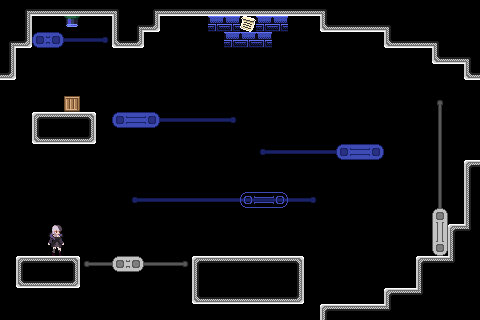

The image is a tile-based game level rendered from a .tmx file. Its description and complete source (layers, tilesets, objects, tile grids) follow:
An orthogonal 30x20 tile map with 16x16 px tiles, 4 tile layers (bkg_far, bkg_close, ground, foreground), 2 tilesets.

<map version="1.10" tiledversion="1.11.0" orientation="orthogonal" renderorder="right-down" width="30" height="20" tilewidth="16" tileheight="16" infinite="0" nextlayerid="5" nextobjectid="1">
 <tileset firstgid="1" source="../../PlaceholderSprites.tsx" />
 <tileset firstgid="106" source="../../memory_block.tsx" />
 <layer id="4" name="bkg_far" width="30" height="20">
  <properties>
   <property name="unity:sortinglayer" value="Bkg_far" />
  </properties>
  <data encoding="csv">
0,0,0,0,0,0,0,0,0,0,0,0,0,0,0,0,0,0,0,0,0,0,0,0,0,0,0,0,0,0,
0,0,0,0,0,0,0,0,0,0,0,0,0,0,0,0,0,0,0,0,0,0,0,0,0,0,0,0,0,0,
0,0,0,0,0,0,0,0,0,0,0,0,0,0,0,0,0,0,0,0,0,0,0,0,0,0,0,0,0,0,
0,0,0,0,0,0,0,0,0,0,0,0,0,0,0,0,0,0,0,0,0,0,0,0,0,0,0,0,0,0,
0,0,0,0,0,0,0,0,0,0,0,0,0,0,0,0,0,0,0,0,0,0,0,0,0,0,0,0,0,0,
0,0,0,0,0,0,0,0,0,0,0,0,0,0,0,0,0,0,0,0,0,0,0,0,0,0,0,0,0,0,
0,0,0,0,0,0,0,0,0,0,0,0,0,0,0,0,0,0,0,0,0,0,0,0,0,0,0,0,0,0,
0,0,0,0,0,0,0,0,0,0,0,0,0,0,0,0,0,0,0,0,0,0,0,0,0,0,0,0,0,0,
0,0,0,0,0,0,0,0,0,0,0,0,0,0,0,0,0,0,0,0,0,0,0,0,0,0,0,0,0,0,
0,0,0,0,0,0,0,0,0,0,0,0,0,0,0,0,0,0,0,0,0,0,0,0,0,0,0,0,0,0,
0,0,0,0,0,0,0,0,0,0,0,0,0,0,0,0,0,0,0,0,0,0,0,0,0,0,0,0,0,0,
0,0,0,0,0,0,0,0,0,0,0,0,0,0,0,0,0,0,0,0,0,0,0,0,0,0,0,0,0,0,
0,0,0,0,0,0,0,0,0,0,0,0,0,0,0,0,0,0,0,0,0,0,0,0,0,0,0,0,0,0,
0,0,0,0,0,0,0,0,0,0,0,0,0,0,0,0,0,0,0,0,0,0,0,0,0,0,0,0,0,0,
0,0,0,0,0,0,0,0,0,0,0,0,0,0,0,0,0,0,0,0,0,0,0,0,0,0,0,0,0,0,
0,0,0,0,0,0,0,0,0,0,0,0,0,0,0,0,0,0,0,0,0,0,0,0,0,0,0,0,0,0,
0,0,0,0,0,0,0,0,0,0,0,0,0,0,0,0,0,0,0,0,0,0,0,0,0,0,0,0,0,0,
0,0,0,0,0,0,0,0,0,0,0,0,0,0,0,0,0,0,0,0,0,0,0,0,0,0,0,0,0,0,
0,0,0,0,0,0,0,0,0,0,0,0,0,0,0,0,0,0,0,0,0,0,0,0,0,0,0,0,0,0,
0,0,0,0,0,0,0,0,0,0,0,0,0,0,0,0,0,0,0,0,0,0,0,0,0,0,0,0,0,0
</data>
 </layer>
 <layer id="1" name="bkg_close" width="30" height="20">
  <properties>
   <property name="unity:sortinglayer" value="Bkg" />
  </properties>
  <data encoding="csv">
0,0,0,0,0,0,0,0,0,0,0,0,0,0,0,0,0,0,0,0,0,0,0,0,0,0,0,0,0,0,
0,0,0,0,0,0,0,0,0,0,0,0,0,0,0,0,0,0,0,0,0,0,0,0,0,0,0,0,0,0,
0,0,0,0,0,0,0,0,0,0,0,0,0,0,0,0,0,0,0,0,0,0,0,0,0,0,0,0,0,0,
0,0,0,0,0,0,0,0,0,0,0,0,0,0,0,0,0,0,0,0,0,0,0,0,0,0,0,0,0,0,
0,0,0,0,0,0,0,0,0,0,0,0,0,0,0,0,0,0,0,0,0,0,0,0,0,0,0,0,0,0,
0,0,0,0,0,0,0,0,0,0,0,0,0,0,0,0,0,0,0,0,0,0,0,0,0,0,0,0,0,0,
0,0,0,0,0,0,0,0,0,0,0,0,0,0,0,0,0,0,0,0,0,0,0,0,0,0,0,0,0,0,
0,0,0,0,0,0,0,2147483723,74,74,0,0,0,0,0,0,0,0,0,0,0,0,0,0,0,0,0,0,0,0,
0,0,0,0,0,0,0,0,0,0,0,0,0,0,0,0,0,0,0,0,0,0,0,0,0,0,0,0,0,0,
0,0,0,0,0,0,0,0,0,0,0,0,0,0,0,0,0,0,0,0,0,74,74,75,0,0,0,0,0,0,
0,0,0,0,0,0,0,0,0,0,0,0,0,0,0,0,0,0,0,0,0,0,0,0,0,0,0,0,0,0,
0,0,0,0,0,0,0,0,0,0,0,0,0,0,0,0,0,0,0,0,0,0,0,0,0,0,0,0,0,0,
0,0,0,0,0,0,0,0,0,0,0,0,0,0,0,74,74,74,0,0,0,0,0,0,0,0,0,0,0,0,
0,0,0,0,0,0,0,0,0,0,0,0,0,0,0,0,0,0,0,0,0,0,0,0,0,0,0,0,0,0,
0,0,0,0,0,0,0,0,0,0,0,0,0,0,0,0,0,0,0,0,0,0,0,0,0,0,0,0,0,0,
0,0,0,0,0,0,0,0,0,0,0,0,0,0,0,0,0,0,0,0,0,0,0,0,0,0,0,0,0,0,
0,0,0,0,0,0,0,0,0,0,0,0,0,0,0,0,0,0,0,0,0,0,0,0,0,0,0,0,0,0,
0,0,0,0,0,0,0,0,0,0,0,0,0,0,0,0,0,0,0,0,0,0,0,0,0,0,0,0,0,0,
0,0,0,0,0,0,0,0,0,0,0,0,0,0,0,0,0,0,0,0,0,0,0,0,0,0,0,0,0,0,
0,0,0,0,0,0,0,0,0,0,0,0,0,0,0,0,0,0,0,0,0,0,0,0,0,0,0,0,0,0
</data>
 </layer>
 <layer id="2" name="ground" width="30" height="20">
  <properties>
   <property name="unity:layer" value="Ground" />
   <property name="unity:sortinglayer" value="Ground" />
  </properties>
  <data encoding="csv">
112,115,117,117,117,117,117,114,112,115,117,117,117,117,117,117,117,117,117,117,114,112,112,112,112,112,112,112,112,112,
112,113,0,0,1073741884,0,0,111,115,118,0,0,0,30,30,56,30,30,0,0,116,117,117,117,114,112,112,112,112,112,
115,118,72,2147483720,74,74,75,116,118,0,0,0,0,0,30,30,30,0,0,0,0,0,0,0,116,117,117,114,112,112,
113,0,0,0,0,0,0,0,0,0,0,0,0,0,0,0,0,0,0,0,0,0,0,0,0,0,0,116,117,114,
118,0,0,0,0,0,0,0,0,0,0,0,0,0,0,0,0,0,0,0,0,0,0,0,0,0,0,0,0,116,
0,0,0,0,0,0,0,0,0,0,0,0,0,0,0,0,0,0,0,0,0,0,0,0,0,0,0,0,0,0,
0,0,0,0,55,0,0,0,0,0,0,0,0,0,0,0,0,0,0,0,0,0,0,0,0,0,0,1610612751,0,0,
0,0,106,107,107,108,0,72,73,2147483720,74,74,74,74,75,0,0,0,0,0,0,0,0,0,0,0,0,1610612750,0,0,
0,0,116,117,117,118,0,0,0,0,0,0,0,0,0,0,0,0,0,0,0,0,0,0,0,0,0,1610612750,0,0,
0,0,0,0,0,0,0,0,0,0,0,0,0,0,0,0,2147483723,74,74,74,74,72,73,2147483720,0,0,0,1610612750,0,0,
0,0,0,0,0,0,0,0,0,0,0,0,0,0,0,0,0,0,0,0,0,0,0,0,0,0,0,1610612750,0,106,
0,0,0,0,0,0,0,0,0,0,0,0,0,0,0,0,0,0,0,0,0,0,0,0,0,0,0,1610612750,0,111,
0,0,0,0,0,0,0,0,3221225547,74,74,74,74,74,74,70,71,2147483718,74,75,0,0,0,0,0,0,0,1610612750,0,111,
0,0,0,0,0,0,0,0,0,0,0,0,0,0,0,0,0,0,0,0,0,0,0,0,0,0,0,2684354572,0,111,
0,0,0,1,0,0,0,0,0,0,0,0,0,0,0,0,0,0,0,0,0,0,0,0,0,0,0,1610612749,106,109,
0,0,0,16,0,0,0,0,0,0,0,0,0,0,0,0,0,0,0,0,0,0,0,0,0,0,0,1610612748,111,112,
0,106,107,107,108,3221225487,14,12,3221225484,14,14,1073741839,106,107,107,107,107,107,108,0,0,0,0,0,0,0,106,107,109,112,
0,116,117,117,118,0,0,0,0,0,0,0,111,112,112,112,112,112,113,0,0,0,0,0,0,0,111,112,112,112,
0,0,0,0,0,0,0,0,0,0,0,0,116,117,117,117,117,117,118,0,0,0,0,0,106,107,109,112,112,112,
0,0,0,0,0,0,0,0,0,0,0,0,0,0,0,0,0,0,0,0,106,107,107,107,109,112,112,112,112,112
</data>
 </layer>
 <layer id="3" name="foreground" width="30" height="20">
  <properties>
   <property name="unity:sortinglayer" value="Foreground" />
  </properties>
  <data encoding="csv">
0,0,0,0,0,0,0,0,0,0,0,0,0,0,0,0,0,0,0,0,0,0,0,0,0,0,0,0,0,0,
0,0,0,0,0,0,0,0,0,0,0,0,0,0,0,0,0,0,0,0,0,0,0,0,0,0,0,0,0,0,
0,0,0,0,0,0,0,0,0,0,0,0,0,0,0,0,0,0,0,0,0,0,0,0,0,0,0,0,0,0,
0,0,0,0,0,0,0,0,0,0,0,0,0,0,0,0,0,0,0,0,0,0,0,0,0,0,0,0,0,0,
0,0,0,0,0,0,0,0,0,0,0,0,0,0,0,0,0,0,0,0,0,0,0,0,0,0,0,0,0,0,
0,0,0,0,0,0,0,0,0,0,0,0,0,0,0,0,0,0,0,0,0,0,0,0,0,0,0,0,0,0,
0,0,0,0,0,0,0,0,0,0,0,0,0,0,0,0,0,0,0,0,0,0,0,0,0,0,0,0,0,0,
0,0,0,0,0,0,0,0,0,0,0,0,0,0,0,0,0,0,0,0,0,0,0,0,0,0,0,0,0,0,
0,0,0,0,0,0,0,0,0,0,0,0,0,0,0,0,0,0,0,0,0,0,0,0,0,0,0,0,0,0,
0,0,0,0,0,0,0,0,0,0,0,0,0,0,0,0,0,0,0,0,0,0,0,0,0,0,0,0,0,0,
0,0,0,0,0,0,0,0,0,0,0,0,0,0,0,0,0,0,0,0,0,0,0,0,0,0,0,0,0,0,
0,0,0,0,0,0,0,0,0,0,0,0,0,0,0,0,0,0,0,0,0,0,0,0,0,0,0,0,0,0,
0,0,0,0,0,0,0,0,0,0,0,0,0,0,0,0,0,0,0,0,0,0,0,0,0,0,0,0,0,0,
0,0,0,0,0,0,0,0,0,0,0,0,0,0,0,0,0,0,0,0,0,0,0,0,0,0,0,0,0,0,
0,0,0,0,0,0,0,0,0,0,0,0,0,0,0,0,0,0,0,0,0,0,0,0,0,0,0,0,0,0,
0,0,0,0,0,0,0,0,0,0,0,0,0,0,0,0,0,0,0,0,0,0,0,0,0,0,0,0,0,0,
0,0,0,0,0,0,0,0,0,0,0,0,0,0,0,0,0,0,0,0,0,0,0,0,0,0,0,0,0,0,
0,0,0,0,0,0,0,0,0,0,0,0,0,0,0,0,0,0,0,0,0,0,0,0,0,0,0,0,0,0,
0,0,0,0,0,0,0,0,0,0,0,0,0,0,0,0,0,0,0,0,0,0,0,0,0,0,0,0,0,0,
0,0,0,0,0,0,0,0,0,0,0,0,0,0,0,0,0,0,0,0,0,0,0,0,0,0,0,0,0,0
</data>
 </layer>
</map>
